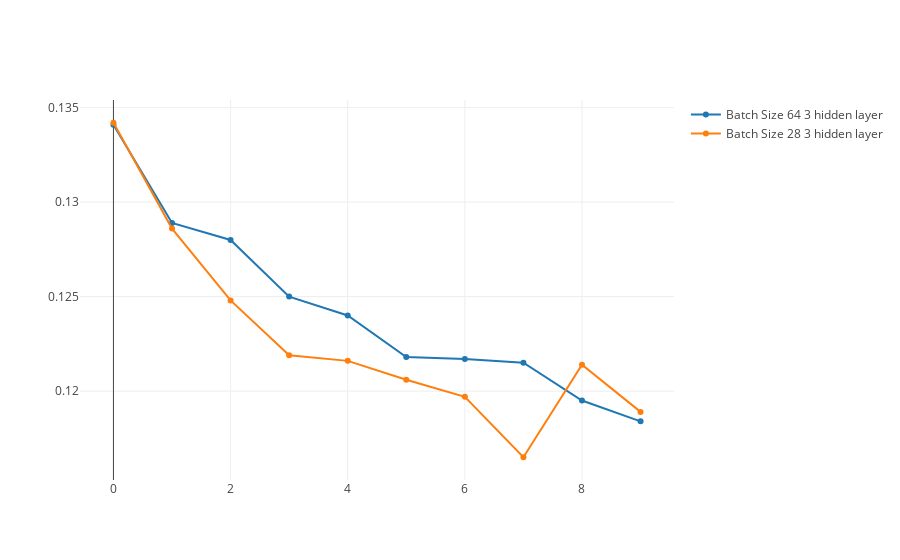

The notebook cell saved with this chart:
### Markdown cell above
# dense_6 (Dense)              (None, 18)                342       
_________________________________________________________________
# dense_7 (Dense)              (None, 29)                551       
_________________________________________________________________
# dense_8 (Dense)              (None, 29)                870       
_________________________________________________________________
# dense_9 (Dense)              (None, 29)                870       
_________________________________________________________________
# dense_10 (Dense)             (None, 17)                510

### Code cell
import plotly.offline as py
py.init_notebook_mode(connected=True)
import plotly.graph_objs as go


trace13 = go.Scatter(
    y=[0.1341,0.1289,0.1280,0.1250,0.1240,0.1218,0.1217,0.1215,0.1195,0.1184],
    x=[0, 1, 2, 3, 4, 5, 6, 7, 8, 9, 10],
    name='Batch Size 64 3 hidden layer'
)
trace14 = go.Scatter(
    x=[0, 1, 2, 3, 4, 5, 6, 7, 8, 9, 10],
    y=[0.1342,0.1286,0.1248,0.1219,0.1216,0.1206,0.1197,0.1165,0.1214,0.1189],
    name='Batch Size 28 3 hidden layer'
)

data = [trace13, trace14]
layout = go.Layout(
    title='Plot Title',
    xaxis=dict(
        title='x Axis',
        titlefont=dict(
            family='Courier New, monospace',
            size=18,
            color='#7f7f7f'
        )
    ),
    yaxis=dict(
        title='y Axis',
        titlefont=dict(
            family='Courier New, monospace',
            size=18,
            color='#7f7f7f'
        )
    )
)
fig = go.Figure(data=data, layout=layout)
py.iplot(data, filename='Evaluation Dataset Validation Loss')

### Figure 1 — Plotly figure (JSON) as saved in the notebook; plotly's stock layout.template omitted (floating-point values rounded to 4 significant figures)
{"data": [{"name": "Batch Size 64 3 hidden layer", "type": "scatter", "x": [0, 1, 2, 3, 4, 5, 6, 7, 8, 9, 10], "y": [0.1341, 0.1289, 0.128, 0.125, 0.124, 0.1218, 0.1217, 0.1215, 0.1195, 0.1184]}, {"name": "Batch Size 28 3 hidden layer", "type": "scatter", "x": [0, 1, 2, 3, 4, 5, 6, 7, 8, 9, 10], "y": [0.1342, 0.1286, 0.1248, 0.1219, 0.1216, 0.1206, 0.1197, 0.1165, 0.1214, 0.1189]}], "layout": {}}
